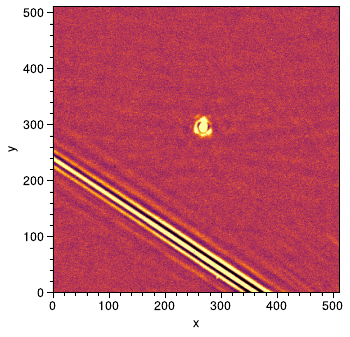

Here is the Julia script that generated this plot:
using PlotUtils: zscale
using PyCall
using SiriusB

fits = pyimport("astropy.io.fits")
pro = pyimport("proplot")

# rcParams
pro.rc["image.origin"] = "lower"
pro.rc["image.cmap"] = "inferno"

data_cube = fits.getdata(datadir("epoch_2020feb04", "processed", "2020feb04_sirius-b_cube_calib.fits"))
frame = data_cube[88, :, :]

fig, axs = pro.subplots(figwidth="3.5in")
ax = first(axs)
vmin, vmax = zscale(frame)
ax.imshow(frame; vmin, vmax)
ax.format(xlabel="x", ylabel="y", grid=false)
fig.save(joinpath(@__DIR__, "spike.pdf"))
